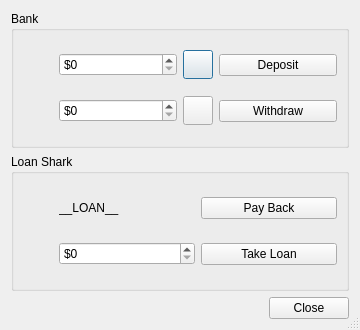
<?xml version="1.0" encoding="UTF-8"?>
<ui version="4.0">
 <class>Dialog</class>
 <widget class="QDialog" name="Dialog">
  <property name="windowModality">
   <enum>Qt::ApplicationModal</enum>
  </property>
  <property name="geometry">
   <rect>
    <x>0</x>
    <y>0</y>
    <width>360</width>
    <height>330</height>
   </rect>
  </property>
  <property name="minimumSize">
   <size>
    <width>360</width>
    <height>330</height>
   </size>
  </property>
  <property name="windowTitle">
   <string>Finances</string>
  </property>
  <property name="sizeGripEnabled">
   <bool>true</bool>
  </property>
  <property name="modal">
   <bool>true</bool>
  </property>
  <layout class="QVBoxLayout" name="verticalLayout">
   <item>
    <widget class="QGroupBox" name="groupBox">
     <property name="title">
      <string>Bank</string>
     </property>
     <layout class="QGridLayout" name="gridLayout">
      <item row="0" column="0">
       <widget class="QLabel" name="cash_label">
        <property name="minimumSize">
         <size>
          <width>30</width>
          <height>30</height>
         </size>
        </property>
        <property name="maximumSize">
         <size>
          <width>30</width>
          <height>30</height>
         </size>
        </property>
        <property name="toolTip">
         <string>Cash</string>
        </property>
        <property name="text">
         <string/>
        </property>
        <property name="pixmap">
         <pixmap resource="../dopewars.qrc">:/glyph/icons/glyphicons_227_usd.png</pixmap>
        </property>
        <property name="alignment">
         <set>Qt::AlignCenter</set>
        </property>
       </widget>
      </item>
      <item row="0" column="1">
       <widget class="QSpinBox" name="cash_spinbox">
        <property name="minimumSize">
         <size>
          <width>100</width>
          <height>0</height>
         </size>
        </property>
        <property name="prefix">
         <string>$</string>
        </property>
        <property name="maximum">
         <number>1000000</number>
        </property>
        <property name="singleStep">
         <number>1000</number>
        </property>
       </widget>
      </item>
      <item row="0" column="2">
       <widget class="QPushButton" name="max_cash_button">
        <property name="maximumSize">
         <size>
          <width>30</width>
          <height>29</height>
         </size>
        </property>
        <property name="toolTip">
         <string>Max Cash Amount</string>
        </property>
        <property name="text">
         <string/>
        </property>
        <property name="icon">
         <iconset resource="../dopewars.qrc">
          <normaloff>:/glyph/icons/glyphicons_432_plus.png</normaloff>:/glyph/icons/glyphicons_432_plus.png</iconset>
        </property>
       </widget>
      </item>
      <item row="0" column="3">
       <widget class="QPushButton" name="deposit_button">
        <property name="toolTip">
         <string>Deposit To Bank</string>
        </property>
        <property name="text">
         <string>Deposit</string>
        </property>
       </widget>
      </item>
      <item row="1" column="0">
       <widget class="QLabel" name="bank_label">
        <property name="minimumSize">
         <size>
          <width>30</width>
          <height>30</height>
         </size>
        </property>
        <property name="maximumSize">
         <size>
          <width>30</width>
          <height>30</height>
         </size>
        </property>
        <property name="toolTip">
         <string>Bank</string>
        </property>
        <property name="text">
         <string/>
        </property>
        <property name="pixmap">
         <pixmap resource="../dopewars.qrc">:/glyph/icons/glyphicons_263_bank.png</pixmap>
        </property>
        <property name="alignment">
         <set>Qt::AlignCenter</set>
        </property>
       </widget>
      </item>
      <item row="1" column="1">
       <widget class="QSpinBox" name="bank_spinbox">
        <property name="minimumSize">
         <size>
          <width>100</width>
          <height>0</height>
         </size>
        </property>
        <property name="prefix">
         <string>$</string>
        </property>
        <property name="maximum">
         <number>1000000</number>
        </property>
        <property name="singleStep">
         <number>1000</number>
        </property>
       </widget>
      </item>
      <item row="1" column="2">
       <widget class="QPushButton" name="max_bank_button">
        <property name="maximumSize">
         <size>
          <width>30</width>
          <height>29</height>
         </size>
        </property>
        <property name="toolTip">
         <string>Max Bank Amount</string>
        </property>
        <property name="text">
         <string/>
        </property>
        <property name="icon">
         <iconset resource="../dopewars.qrc">
          <normaloff>:/glyph/icons/glyphicons_432_plus.png</normaloff>:/glyph/icons/glyphicons_432_plus.png</iconset>
        </property>
       </widget>
      </item>
      <item row="1" column="3">
       <widget class="QPushButton" name="withdraw_button">
        <property name="toolTip">
         <string>Withdraw From Bank</string>
        </property>
        <property name="text">
         <string>Withdraw</string>
        </property>
       </widget>
      </item>
     </layout>
    </widget>
   </item>
   <item>
    <widget class="QGroupBox" name="groupBox_2">
     <property name="title">
      <string>Loan Shark</string>
     </property>
     <layout class="QGridLayout" name="gridLayout_2">
      <item row="0" column="0">
       <widget class="QLabel" name="loan_label">
        <property name="minimumSize">
         <size>
          <width>30</width>
          <height>30</height>
         </size>
        </property>
        <property name="maximumSize">
         <size>
          <width>30</width>
          <height>30</height>
         </size>
        </property>
        <property name="toolTip">
         <string>Loan</string>
        </property>
        <property name="text">
         <string/>
        </property>
        <property name="pixmap">
         <pixmap resource="../dopewars.qrc">:/glyph/icons/glyphicons_458_money.png</pixmap>
        </property>
       </widget>
      </item>
      <item row="0" column="1">
       <widget class="QLabel" name="loan_amount">
        <property name="text">
         <string>__LOAN__</string>
        </property>
        <property name="alignment">
         <set>Qt::AlignLeading|Qt::AlignLeft|Qt::AlignVCenter</set>
        </property>
       </widget>
      </item>
      <item row="0" column="2">
       <widget class="QPushButton" name="pay_loan_button">
        <property name="toolTip">
         <string>Pay Back Entire Loan</string>
        </property>
        <property name="text">
         <string>Pay Back</string>
        </property>
       </widget>
      </item>
      <item row="1" column="0">
       <spacer name="horizontalSpacer">
        <property name="orientation">
         <enum>Qt::Horizontal</enum>
        </property>
        <property name="sizeType">
         <enum>QSizePolicy::Fixed</enum>
        </property>
        <property name="sizeHint" stdset="0">
         <size>
          <width>30</width>
          <height>30</height>
         </size>
        </property>
       </spacer>
      </item>
      <item row="1" column="1">
       <widget class="QSpinBox" name="loan_spinbox">
        <property name="prefix">
         <string>$</string>
        </property>
        <property name="maximum">
         <number>1000000</number>
        </property>
        <property name="singleStep">
         <number>1000</number>
        </property>
       </widget>
      </item>
      <item row="1" column="2">
       <widget class="QPushButton" name="take_loan_button">
        <property name="toolTip">
         <string>Take Out New Loan</string>
        </property>
        <property name="text">
         <string>Take Loan</string>
        </property>
       </widget>
      </item>
     </layout>
    </widget>
   </item>
   <item>
    <widget class="QDialogButtonBox" name="buttonBox">
     <property name="orientation">
      <enum>Qt::Horizontal</enum>
     </property>
     <property name="standardButtons">
      <set>QDialogButtonBox::Close</set>
     </property>
    </widget>
   </item>
  </layout>
 </widget>
 <resources>
  <include location="../dopewars.qrc"/>
 </resources>
 <connections>
  <connection>
   <sender>buttonBox</sender>
   <signal>accepted()</signal>
   <receiver>Dialog</receiver>
   <slot>accept()</slot>
   <hints>
    <hint type="sourcelabel">
     <x>248</x>
     <y>254</y>
    </hint>
    <hint type="destinationlabel">
     <x>157</x>
     <y>274</y>
    </hint>
   </hints>
  </connection>
  <connection>
   <sender>buttonBox</sender>
   <signal>rejected()</signal>
   <receiver>Dialog</receiver>
   <slot>reject()</slot>
   <hints>
    <hint type="sourcelabel">
     <x>316</x>
     <y>260</y>
    </hint>
    <hint type="destinationlabel">
     <x>286</x>
     <y>274</y>
    </hint>
   </hints>
  </connection>
 </connections>
</ui>
